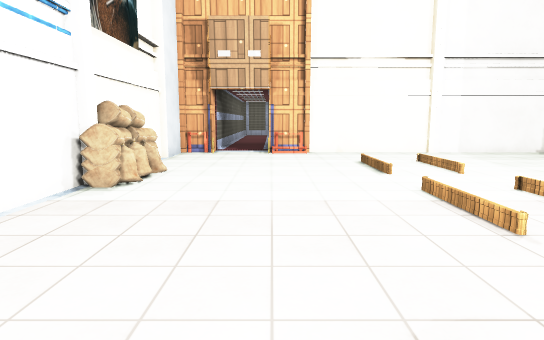
view 1 (above)

17 first-person views from a walk through a 3-D level made in the Unity game engine. The camera is 1.5 m above the floor, tilts 8° down and sees 75° across. The floor is counted in squares, 1 m on a side. Each view is taken from the middle of a square. On the plan, view 1 faces up. The plan holds only what a view shows up to about 16 squares ahead; the rest is blank. The place goes on beyond the plan. The player is left out. Some surface patterns are stand-ins.

view 2
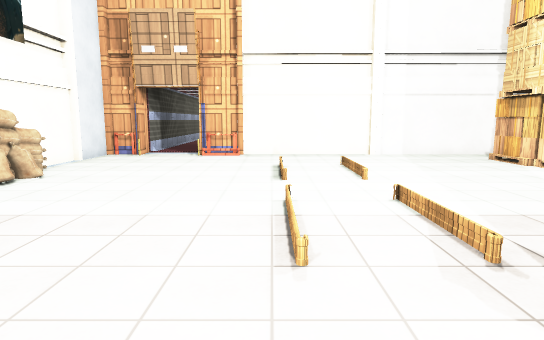

view 3
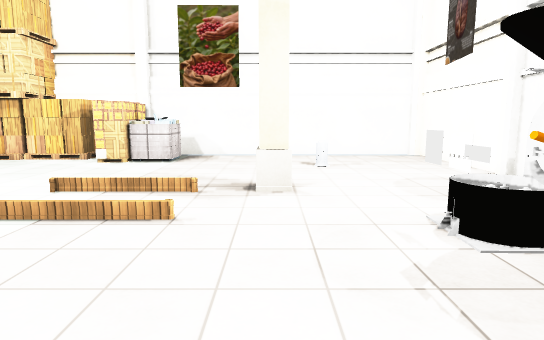

view 4
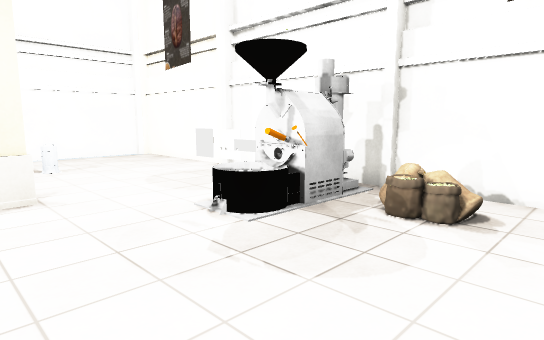

view 5
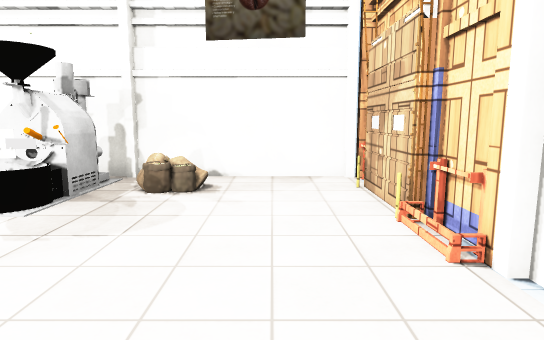

view 6
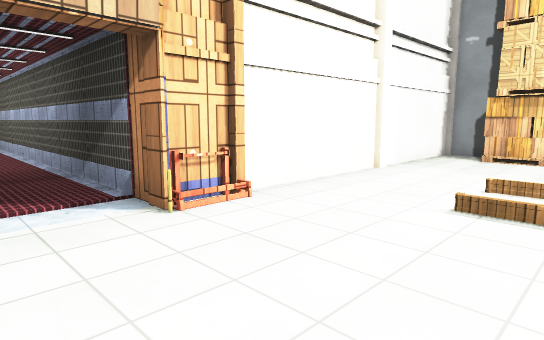

view 7
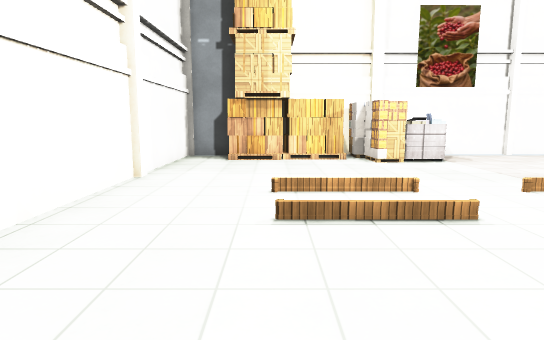

view 8
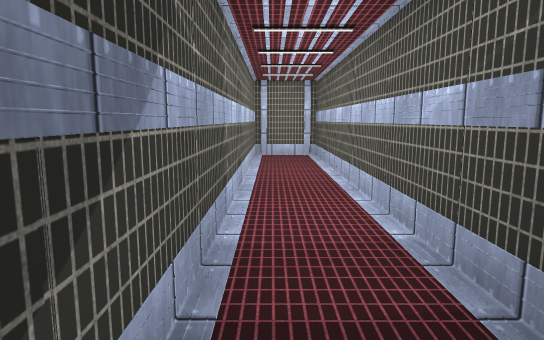

view 9
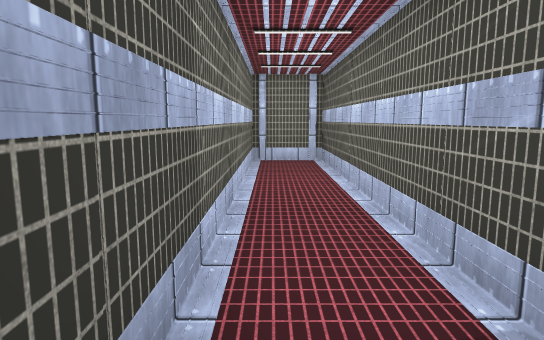

view 10
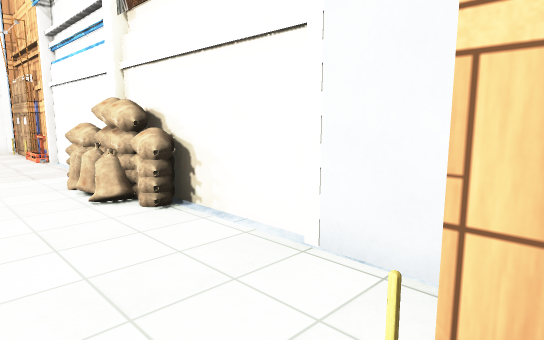

view 11
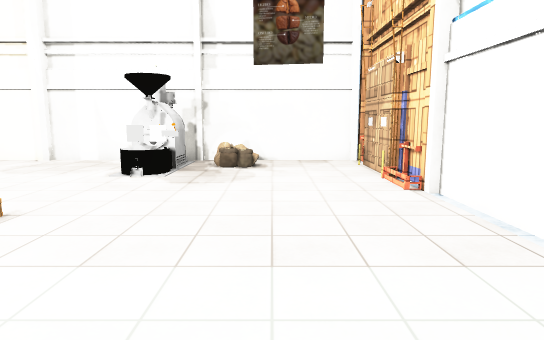

view 12
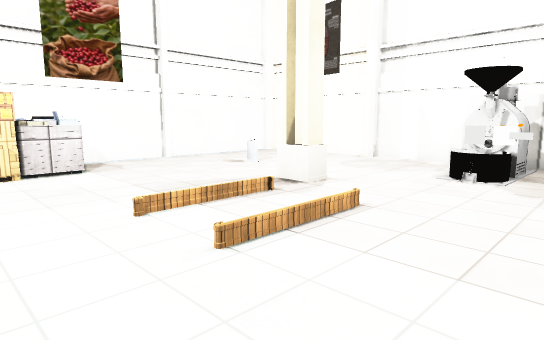

view 13
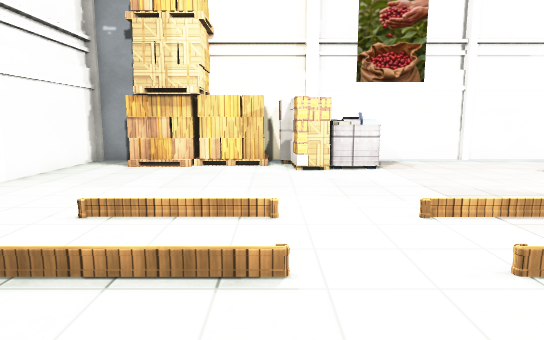

view 14
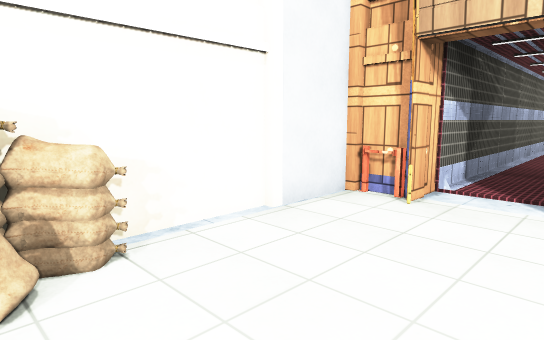

view 15
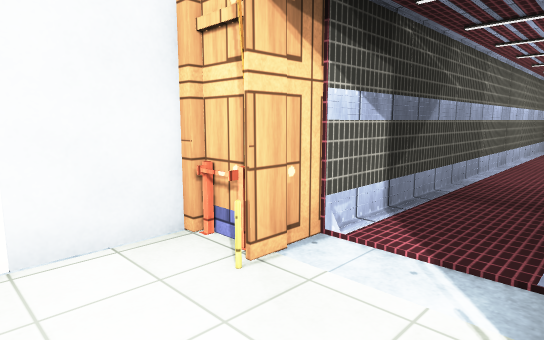

view 16
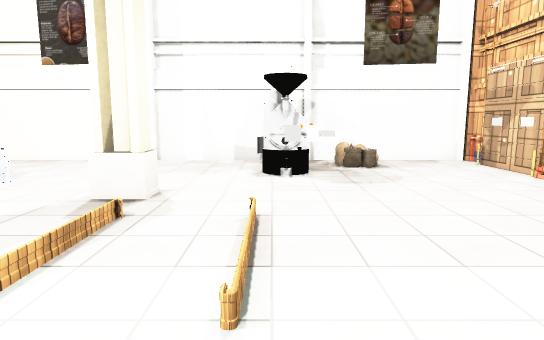

view 17
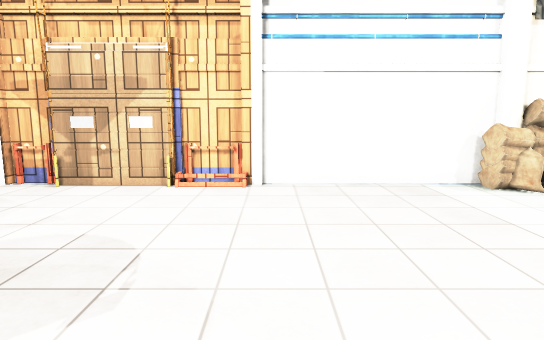

### Floor plan
Points are (right, up) in squares from view 1. A wall is a line through its corners. A room is listed if a view was taken in it or the views show most of it. See-through windows are left out.
Room 1 (views 1, 2, 3, 4, 5, 6, 7, 8, 9, 10, 11, 12, 13, 14, 15, 16, 17)
walls: (5.5, 2.5) (5.5, 3.3) (6.5, 3.3); (-4.5, 8.4) (-4.5, 2.7); (1.6, 16.7) (0, 16.8); (7.8, 16.5) (7.2, 16.5); (7.4, 16.7) (1.8, 16.7); (-0.1, 16.4) (-0.1, 34.4) (-2.7, 34.4) (-2.7, 16.4); (13.6, 9.5) (13.6, 10.4); (-4.5, 2.4) (-4.5, 0.7); (13.6, 12.4) (13.6, 13.4); (-4.5, 14.4) (-4.5, 8.9); (13.6, 2.7) (13.6, 8.2); (-3, 16.8) (-3.5, 16.8); (13.4, 14.9) (13.4, 16.6) (7.8, 16.7); (7.3, -3.2) (7.8, -3.2); (1.8, -3.5) (7.5, -3.4); (-4.3, 16.5) (-4.3, 14.2); (7.8, -3.4) (13.4, -3.4) (13.4, -3); (-4.5, -2.3) (-4.5, -3.3); (-4, -3.5) (1.6, -3.5); (13.6, -3.1) (13.6, 2.5)
objects: other object (-4, -3); other object (-4, -1) to (-4, 0); other object (-4, 1); other object (-4, 2); other object (-4, 8); other object (-4, 9); other object (-4, 10); other object (-4, 11); other object (-4, 17); other object (-3, 9); other object (-3, 10); other object (-3, 16); other object (-1, -2); other object (-1, -1); other object (0, 16); other object (1, -2); other object (1, 17); other object (2, -3) to (3, 0); other object (2, 1); other object (10, 1); other object (11, 7) to (12, 7); other object (11, 9); other object (12, 11) to (13, 12); other object (12, 13) to (13, 14); other object (13, 10)

Positions as (right, up) in squares from view 1, and headings:
1: (0, 0), facing up
2: (3, 1), facing up
3: (-2, 3), facing right
4: (-2, 4), facing down-right
5: (-2, 6), facing down
6: (-3, 11), facing up-right
7: (-2, 13), facing right
8: (-2, 19), facing up
9: (-2, 21), facing up
10: (-1, 17), facing down-left
11: (-1, 10), facing down
12: (0, 10), facing down-right
13: (0, 10), facing right
14: (0, 10), facing up-left
15: (0, 14), facing up-left
16: (3, 10), facing down
17: (4, 3), facing left
